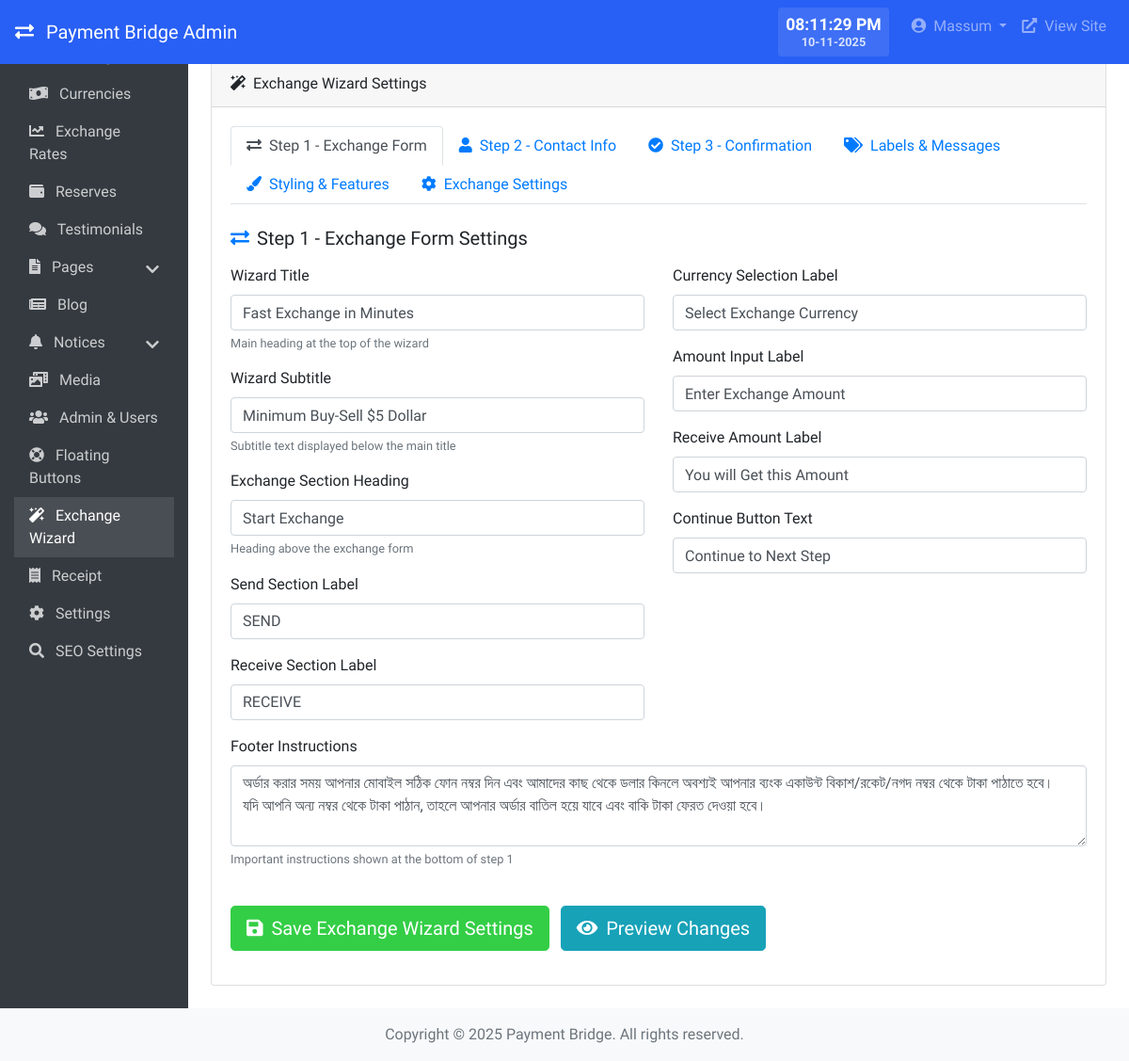
Screenshot of /admin/exchange-wizard/index.php (signed in) with the database file from the repository.
### tables this page shows
CREATE TABLE `settings` (
  `id` int(11) NOT NULL,
  `setting_key` varchar(100) NOT NULL,
  `setting_value` text DEFAULT NULL,
  `created_at` timestamp NOT NULL DEFAULT current_timestamp(),
  `updated_at` timestamp NOT NULL DEFAULT current_timestamp() ON UPDATE current_timestamp()
);

CREATE TABLE `users` (
  `id` int(11) NOT NULL,
  `username` varchar(50) NOT NULL,
  `email` varchar(100) NOT NULL,
  `password` varchar(255) NOT NULL,
  `role` enum('admin','manager','editor') NOT NULL DEFAULT 'editor',
  `status` enum('active','inactive') NOT NULL DEFAULT 'active',
  `last_login` datetime DEFAULT NULL,
  `created_at` timestamp NOT NULL DEFAULT current_timestamp(),
  `updated_at` timestamp NOT NULL DEFAULT current_timestamp() ON UPDATE current_timestamp()
);

### admin/exchange-wizard/index.php (the view, shortened to what the rows shown need)
<?php
require_once '../../includes/db.php';
require_once '../../includes/functions.php';
require_once '../../includes/auth.php';
include '../includes/header.php';
?>
<div class="card mb-4">
    <div class="card-body">
        <form action="index.php" method="post">
            <div class="tab-content mt-4" id="wizardTabContent">
                <div class="tab-pane fade show active" id="step1" role="tabpanel" aria-labelledby="step1-tab">
                    <div class="row">
                        <div class="col-md-6">
                            <div class="form-group">
                                <label for="wizard_title">Wizard Title</label>
                                <input type="text" class="form-control" id="wizard_title" name="wizard_title" value="<?php echo htmlspecialchars(getSetting('wizard_title', 'Fast Exchange in Minutes')); ?>">
                                <small class="form-text text-muted">Main heading at the top of the wizard</small>
                            </div>
                            <div class="form-group">
                                <label for="wizard_subtitle">Wizard Subtitle</label>
                                <input type="text" class="form-control" id="wizard_subtitle" name="wizard_subtitle" value="<?php echo htmlspecialchars(getSetting('wizard_subtitle', 'Minimum Exchange $5 Dollar')); ?>">
                                <small class="form-text text-muted">Subtitle text displayed below the main title</small>
                            </div>
                            <div class="form-group">
                                <label for="wizard_heading">Exchange Section Heading</label>
                                <input type="text" class="form-control" id="wizard_heading" name="wizard_heading" value="<?php echo htmlspecialchars(getSetting('wizard_heading', 'Start Exchange')); ?>">
                                <small class="form-text text-muted">Heading above the exchange form</small>
                            </div>
                            <div class="form-group">
                                <label for="send_section_label">Send Section Label</label>
                                <input type="text" class="form-control" id="send_section_label" name="send_section_label" value="<?php echo htmlspecialchars(getSetting('send_section_label', 'SEND')); ?>">
                            </div>
                            <div class="form-group">
                                <label for="receive_section_label">Receive Section Label</label>
                                <input type="text" class="form-control" id="receive_section_label" name="receive_section_label" value="<?php echo htmlspecialchars(getSetting('receive_section_label', 'RECEIVE')); ?>">
                            </div>
                        </div>
                        <div class="col-md-6">
                            <div class="form-group">
                                <label for="currency_select_label">Currency Selection Label</label>
                                <input type="text" class="form-control" id="currency_select_label" name="currency_select_label" value="<?php echo htmlspecialchars(getSetting('currency_select_label', 'Select Exchange Currency')); ?>">
                            </div>
                            <div class="form-group">
                                <label for="amount_input_label">Amount Input Label</label>
                                <input type="text" class="form-control" id="amount_input_label" name="amount_input_label" value="<?php echo htmlspecialchars(getSetting('amount_input_label', 'Enter Exchange Amount')); ?>">
                            </div>
                            <div class="form-group">
                                <label for="receive_amount_label">Receive Amount Label</label>
                                <input type="text" class="form-control" id="receive_amount_label" name="receive_amount_label" value="<?php echo htmlspecialchars(getSetting('receive_amount_label', 'You\'ll Get this Amount')); ?>">
                            </div>
                            <div class="form-group">
                                <label for="continue_button_text">Continue Button Text</label>
                                <input type="text" class="form-control" id="continue_button_text" name="continue_button_text" value="<?php echo htmlspecialchars(getSetting('continue_button_text', 'Continue to Next Step')); ?>">
                            </div>
                        </div>
                        <div class="col-12">
                            <div class="form-group">
                                <label for="wizard_footer_text">Footer Instructions</label>
                                <textarea class="form-control" id="wizard_footer_text" name="wizard_footer_text" rows="3"><?php echo htmlspecialchars(getSetting('wizard_footer_text', 'When ordering, give your mobile phone number and when you buy dollars from us, you must send money from your bKash/rocket/cash number. If you send money from other number, your order will be canceled and the rest of the money will be refunded.')); ?></textarea>
                                <small class="form-text text-muted">Important instructions shown at the bottom of step 1</small>
                            </div>
                        </div>
                    </div>
                </div>
            </div>
        </form>
    </div>
</div>
<?php include '../includes/footer.php'; ?>

### admin/includes/header.php (shortened to what the rows shown need)
<?php
$user = Auth::getUser();
?>
<!DOCTYPE html>
<html lang="en">
<head>
    <link href="https://stackpath.bootstrapcdn.com/bootstrap/4.5.2/css/bootstrap.min.css" rel="stylesheet">
    <link rel="stylesheet" href="https://cdnjs.cloudflare.com/ajax/libs/font-awesome/5.15.3/css/all.min.css">
    <link rel="stylesheet" href="<?php echo ADMIN_URL; ?>/assets/css/admin.css">
</head>
<body>
    <nav class="navbar navbar-expand-lg navbar-dark bg-dark fixed-top">
        <a class="navbar-brand" href="<?php echo ADMIN_URL; ?>/index.php">
            <i class="fas fa-exchange-alt mr-2"></i>
            <?php echo getSetting('site_name', SITE_NAME); ?> Admin
        </a>
        <div class="collapse navbar-collapse" id="navbarNav">
            <ul class="navbar-nav ml-auto">
                <li class="nav-item dropdown">
                    <a class="nav-link dropdown-toggle" href="#" id="navbarDropdown" role="button" data-toggle="dropdown" aria-haspopup="true" aria-expanded="false">
                        <i class="fas fa-user-circle mr-1"></i> <?php echo htmlspecialchars($user['username']); ?>
                    </a>
                </li>
            </ul>
        </div>
    </nav>
    <div class="container-fluid">
        <div class="row">
            <main role="main" class="col-md-10 ml-sm-auto px-4 content">

### admin/includes/footer.php (shortened to what the rows shown need)
</main>
        </div>
    </div>
    <footer class="footer mt-auto py-3 bg-light">
        <div class="container-fluid text-center">
            <span class="text-muted">Copyright &copy; <?php echo date('Y'); ?> <?php echo getSetting('site_name', SITE_NAME); ?>. All rights reserved.</span>
        </div>
    </footer>
</body>
</html>

### rows the page displays
settings: setting_value "Payment Bridge"
users: username "Massum"
settings: wizard_title "Fast Exchange in Minutes"
settings: wizard_subtitle "Minimum Buy-Sell $5 Dollar"
settings: wizard_heading "Start Exchange"
settings: send_section_label "SEND"
settings: receive_section_label "RECEIVE"
settings: currency_select_label "Select Exchange Currency"
settings: amount_input_label "Enter Exchange Amount"
settings: receive_amount_label "You will Get this Amount"
settings: continue_button_text "Continue to Next Step"
settings: wizard_footer_text "অর্ডার করার সময় আপনার মোবাইল সঠিক ফোন নম্বর দিন এবং আমাদের কাছ থেকে ডলার কিনলে অবশ্যই আপনার ব্যংক একাউন্ট বিকাশ/রকেট/নগদ নম্বর থেকে টাকা পাঠাতে হবে। যদি আপনি অন্য নম্বর থেকে টাকা পাঠান, তাহলে আপনার অর্ডার বাতিল হয়ে যাবে এবং বাকি টাকা ফেরত দেওয়া হবে।"
